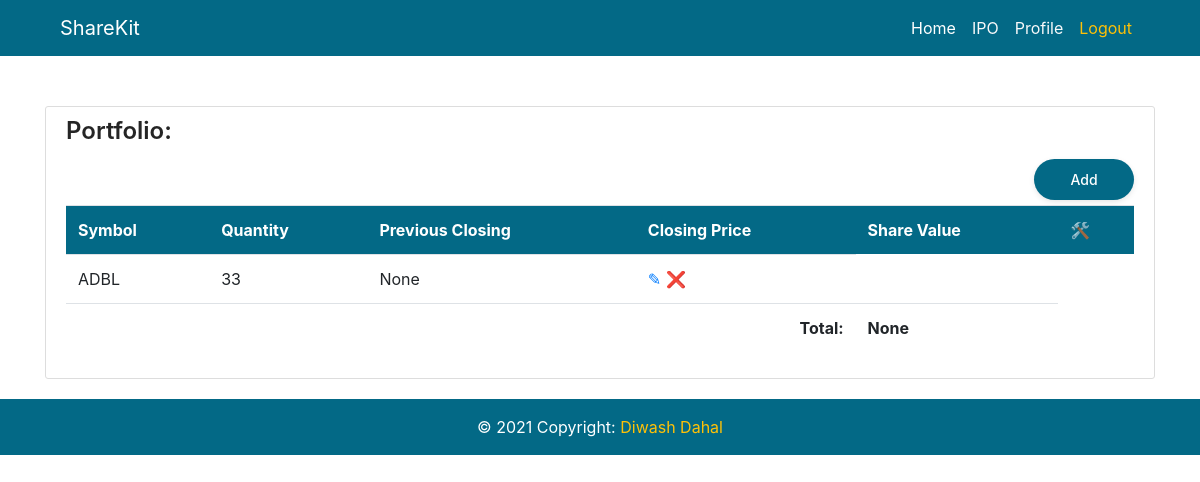
The page /home/ (signed in) on the database its author committed.
### sharekitapp/models.py (models this page shows, shortened)
class Share(models.Model):
    scrip = models.CharField(max_length=20, choices=scrips)
    quantity = models.IntegerField()
    user = models.ForeignKey(User, on_delete=models.CASCADE)

### sharekitapp/views.py (the view)
# urls.py: path('home/', ShareListView.as_view(), name="home"),
class ShareListView(LoginRequiredMixin, ListView):
    model = Share
    template_name = 'sharekitapp/home.html'
    context_object_name = 'shares'
    ordering = ['-id']
    def get_queryset(self):
        return Share.objects.filter(
            user=self.request.user
        ).order_by('-id')
    def get_context_data(self, **kwargs: any) -> dict[str, any]:
        context = super(ShareListView, self).get_context_data(**kwargs)
        context['share_data'] = share_data
        return context

### sharekitapp/templatetags/share_filters.py (called while the page is built)
@register.filter
def total_amt(share):
    try:
        return share.quantity * share_data.get(share.scrip).get("Closing Price")
    except:
        return None

@register.filter
def grand_total(shares):
    total = 0
    try:
        for share in shares:
            total += share.quantity * share_data.get(share.scrip).get("Closing Price")
        return total
    except:
        return None

@register.filter
def check_change(share):
    try:
        if share_data.get(share.scrip).get("Difference Rs.") > 0:
            return "table-success"
        elif share_data.get(share.scrip).get("Difference Rs.") < 0:
            return "table-danger"
        else:
            return "table-primary"
    except:
        return "None"

### sharekitapp/templates/sharekitapp/home.html (shortened to what this page needs)
{% extends "sharekitapp/base.html" %}
{% load share_filters %}
{% block content %}
<div class="content-section">
    <h4>Portfolio:</h4>
    <a href="{% url 'add-share' %}" class="float-right"><button>Add</button></a>
    <table class="table">
        <tr class="table-head">
            <th>Symbol</th>
            <th>Quantity</th>
            <th>Previous Closing</th>
            <th>Closing Price</th>
            <th>Share Value</th>
            <th>&#128736;</th>
        </tr>
            {% for share in shares %}
            <tr class="{{ share|check_change }}">
            <td>
                {{ share.scrip }}
            </td>
            <td>
                {{ share.quantity }}
            </td>
            <td>
                {{ share|total_amt }}
            </td>
            <td>
                <a href="{% url 'update-share' share.id %}">
                    &#9998;
                </a>
                <a href="{% url 'delete-share' share.id %}">
                    &#10060;
                </a>
            </td>
        </tr>
        {% endfor %}
        <tr>
            <th colspan="4" class="text-right">Total:</th>
            <th>{{ shares|grand_total }}</th>
        </tr>
    </table>
</div>
{% endblock %}

### sharekitapp/static/sharekitapp/style.css (style rules this page uses)
:root { --clr: #036986; }
h4 { font-size: 24px; font-weight: 600; color: #000; opacity: 0.85; }
button { -webkit-appearance: none; width: auto; min-width: 100px; border-radius: 24px; text-align: center; padding: 10px; margin-top: 5px; margin-bottom: 5px; background-color: var(--clr); color: #fff; font-size: 14px; margin-left: auto; font-weight: 500; box-shadow: 0px 2px 6px -1px rgba(0, 0, 0, 0.13); border: none; transition: all 0.3s ease; outline: 0; }
.content-section { margin-top:50px; background: #ffffff; padding: 10px 20px; border: 1px solid #dddddd; border-radius: 3px; margin-bottom: 20px; overflow: auto; }
.table-head, footer { background-color: var(--clr) !important; color: white; }

### rows shown on the page
Share: scrip "ADBL", quantity "33", quantity+scrip "None"
